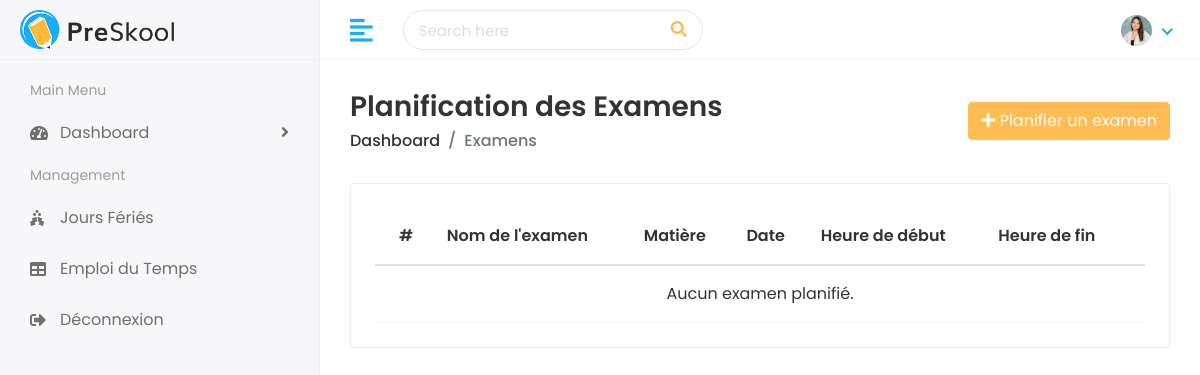
Page /exams/ on the earlier database version.
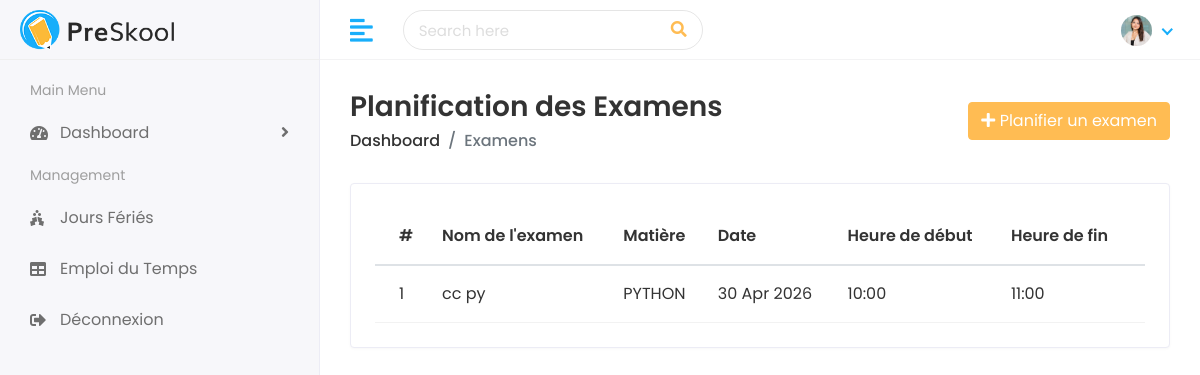
Same page on the later database version.
### faculty/models.py (models this page shows, shortened)
class Exam(models.Model):
    exam_name = models.CharField(max_length=100, verbose_name="Nom de l'examen (ex: Contrôle Continu 1)")
    subject = models.ForeignKey(Subject, on_delete=models.CASCADE, verbose_name="Matière")
    exam_date = models.DateField(verbose_name="Date de l'examen")
    start_time = models.TimeField(verbose_name="Heure de début")
    end_time = models.TimeField(verbose_name="Heure de fin")

class Subject(models.Model):
    name = models.CharField(max_length=100, verbose_name="Nom de la matière")
    code = models.CharField(max_length=20, unique=True, verbose_name="Code")
    description = models.TextField(blank=True, null=True, verbose_name="Description")
    department = models.ForeignKey(
        Department,
        on_delete=models.SET_NULL,
        null=True,
        blank=True,
        related_name='subjects',
        verbose_name="Département"
    )
    teacher = models.ForeignKey(
        Teacher,
        on_delete=models.SET_NULL,
        null=True,
        blank=True,
        related_name='subjects',
        verbose_name="Enseignant"
    )

### faculty/views.py (the view)
# urls.py: path('exams/', views.exam_list, name='exam_list'),
def exam_list(request):
    exams = Exam.objects.select_related('subject').all()
    return render(request, 'exams/exam_list.html', {'exams': exams})

### templates/exams/exam_list.html (shortened to what this page needs)
{% extends 'Home/base.html' %}
{% load static %}
{% block body %}
<div class="page-wrapper">
  <div class="content container-fluid">
    <div class="page-header">
      <div class="row align-items-center">
        <div class="col">
          <h3 class="page-title">Planification des Examens</h3>
          <ul class="breadcrumb">
            <li class="breadcrumb-item"><a href="/dashboard/">Dashboard</a></li>
            <li class="breadcrumb-item active">Examens</li>
          </ul>
        </div>
        <div class="col-auto text-right float-right ml-auto">
          <a href="{% url 'add_exam' %}" class="btn btn-primary">
            <i class="fas fa-plus"></i> Planifier un examen
          </a>
        </div>
      </div>
    </div>
    <div class="row">
      <div class="col-sm-12">
        <div class="card card-table">
          <div class="card-body">
            <div class="table-responsive">
              <table class="table table-hover table-center mb-0 datatable">
                <thead>
                  <tr>
                    <th>#</th>
                    <th>Nom de l'examen</th>
                    <th>Matière</th>
                    <th>Date</th>
                    <th>Heure de début</th>
                    <th>Heure de fin</th>
                  </tr>
                </thead>
                <tbody>
                  {% for exam in exams %}
                  <tr>
                    <td>{{ forloop.counter }}</td>
                    <td>{{ exam.exam_name }}</td>
                    <td>{{ exam.subject.name }}</td>
                    <td>{{ exam.exam_date|date:"d M Y" }}</td>
                    <td>{{ exam.start_time|time:"H:i" }}</td>
                    <td>{{ exam.end_time|time:"H:i" }}</td>
                  </tr>
                  {% empty %}
                  <tr><td colspan="6" class="text-center">Aucun examen planifié.</td></tr>
                  {% endfor %}
                </tbody>
              </table>
            </div>
          </div>
        </div>
      </div>
    </div>
  </div>
</div>
{% endblock %}

Differences in the rows shown:
added Exam: exam_name "cc py", subject.name "PYTHON", exam_date "30 Apr 2026", start_time "10:00", end_time "11:00"
Other differences:
text no longer shown: "Aucun examen planifié."
